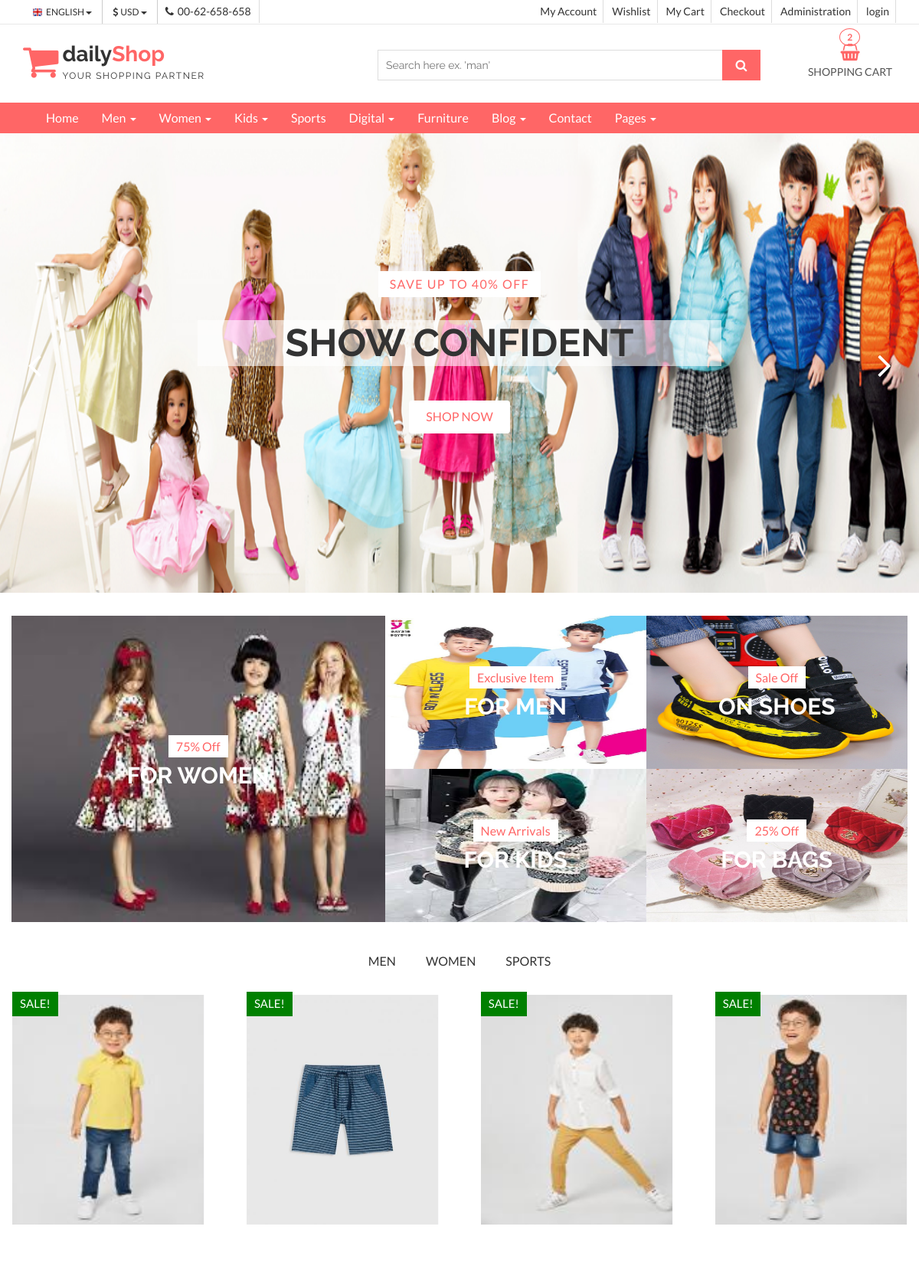
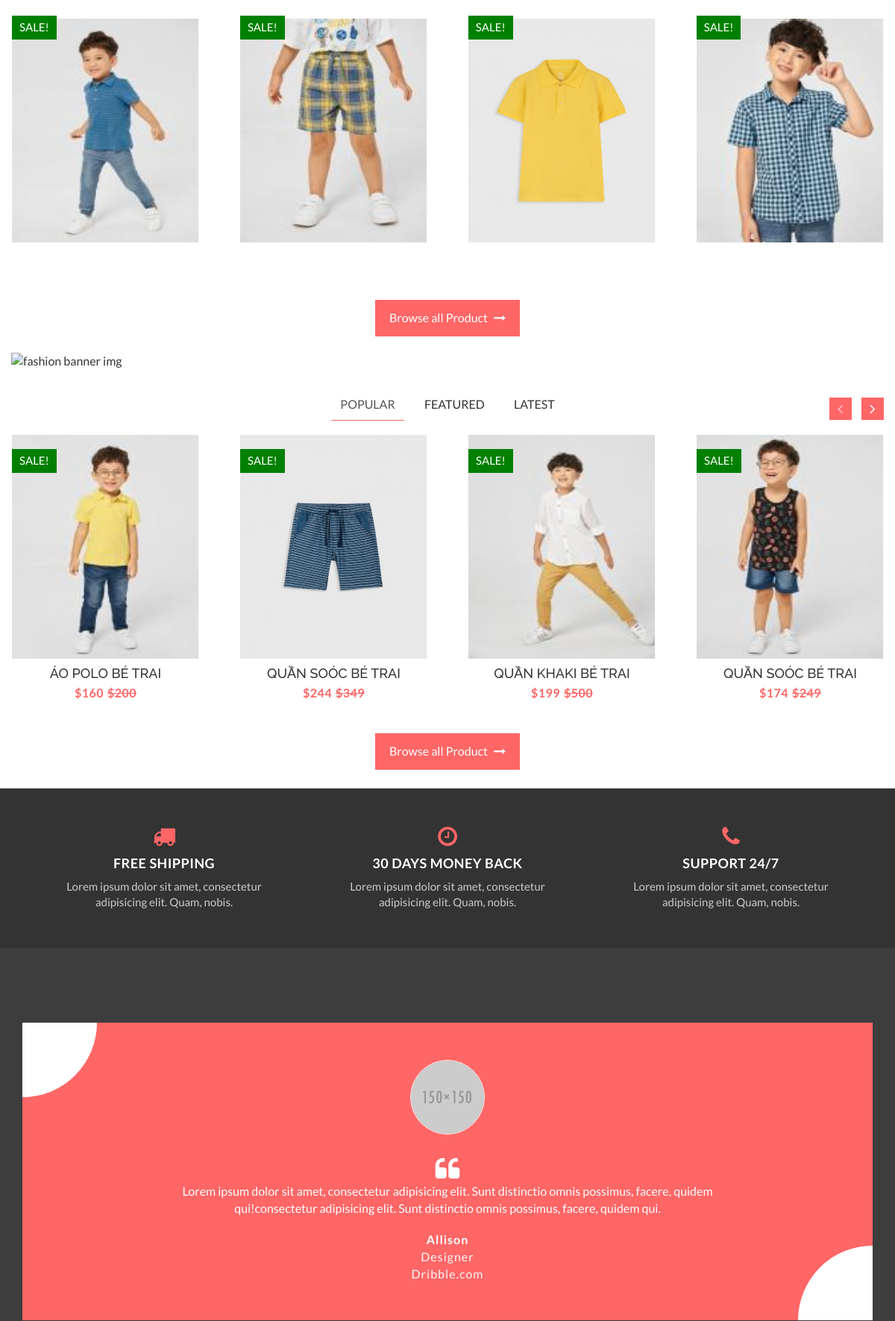
/MarkUps-dailyShop/dailyShop/categories.php?id=1 (upper part), run on the app's committed database (2 pictures, top to bottom).
### tables this page shows
CREATE TABLE `categories` (
  `cate_id` int(11) NOT NULL,
  `cate_name` varchar(225) NOT NULL,
  `cate_image` varchar(255) NOT NULL,
  `description` varchar(200) NOT NULL
);

CREATE TABLE `products` (
  `pro_id` int(11) NOT NULL,
  `cate_id` int(11) NOT NULL,
  `pro_name` varchar(255) NOT NULL,
  `pro_image` varchar(225) NOT NULL,
  `intro` varchar(500) NOT NULL,
  `detail` text NOT NULL,
  `price` float NOT NULL,
  `price_start` float NOT NULL,
  `quantity` int(4) NOT NULL
);

### MarkUps-dailyShop/dailyShop/categories.php (the view, shortened to what this page needs)
<?php
require_once 'connection.php';
$id = $_GET['id'];
$sql = "SELECT * FROM products Where cate_id=$id";
$stmt = $conn->prepare($sql);
$stmt->execute();
$result  = $stmt->fetchAll(PDO::FETCH_ASSOC);
?>
<?php
$sql = "SELECT * FROM categories";
$stmt = $conn->prepare($sql);
$stmt->execute();
$category = $stmt->fetchAll(PDO::FETCH_ASSOC);
?>
<?php include_once "layout/header.php" ?>
  <section id="aa-product">
    <div class="container"  >
      <div class="row">
        <div class="col-md-12">
          <div class="row"id="ad">
            <div class="aa-product-area">
              <div class="aa-product-inner">
                <ul class="nav nav-tabs aa-products-tab">
                <?php foreach ($category as $c) : ?>
                    <li><a href="categories.php?id=<?= $c['cate_id'] ?>#ad"><?= $c['cate_name'] ?></a></li>
                <?php endforeach;  ?>
                <div class="tab-content"  >
                  <div class="tab-pane fade in active" >
                    <ul class="aa-product-catg">
                      <?php foreach ($result as $r) : ?>
                          <li>
                            <figure>
                              <a href="product-detail.php?id=<?= $r['pro_id'] ?>">
                                <div class="aa-product-img" href="#"><img src="../images/<?= $r['pro_image'] ?>" width="250" height="300"></div>
                                <figcaption>
                                  <h4 class="aa-product-title"><a href="#"><?= $r['pro_name'] ?></a></h4>
                                </figcaption>
                              </a>
                            </figure>
                            <span class="aa-badge aa-sale" href="#">SALE!</span>
                          </li>
                      <?php endforeach; ?>
                    </ul>
                    <a class="aa-browse-btn" href="#">Browse all Product <span class="fa fa-long-arrow-right"></span></a>
                  </div>
                </div>
              </div>
            </div>
          </div>
        </div>
      </div>
    </div>
  </section>
  <section id="aa-banner">
    <div class="container">
      <div class="row">
        <div class="col-md-12">
          <div class="row">
            <div class="aa-banner-area">
              <a href="#"><img src="https://encrypted-tbn0.gstatic.com/images?q=tbn%3AANd9GcTdKjU_5Wk-i8eOc_B56dI1ThTlRGI15gk0UQ&usqp=CAU" alt="fashion banner img" width="1170" height="170" ></a>
            </div>
          </div>
        </div>
      </div>
    </div>
  </section>
  <section id="aa-popular-category">
    <div class="container">
      <div class="row">
        <div class="col-md-12">
          <div class="row">
            <div class="aa-popular-category-area">
              <ul class="nav nav-tabs aa-products-tab">
                <li class="active"><a href="#popular" data-toggle="tab">Popular</a></li>
                <li><a href="#featured" data-toggle="tab">Featured</a></li>
                <li><a href="#latest" data-toggle="tab">Latest</a></li>
              </ul>
              <div class="tab-content">
                <div class="tab-pane fade in active" id="popular">
                  <ul class="aa-product-catg aa-popular-slider">
                    <?php foreach ($result as $r) : ?>
                        <li>
                          <figure>
                            <a href="product-detail.php?id=<?= $r['pro_id'] ?>">
                              <div class="aa-product-img" href="#"><img src="../images/<?= $r['pro_image'] ?>" width="250" height="300"></div>
                              <figcaption>
                                <h4 class="aa-product-title"><a href="#"><?= $r['pro_name'] ?></a></h4>
                                <span class="aa-product-price">$<?= $r['price'] ?><del>$<?= $r['price_start'] ?></del></span>
                              </figcaption>
                            </a>
                          </figure>
                          <span class="aa-badge aa-sale" href="#">SALE!</span>
                        </li>
                    <?php endforeach; ?>
                  </ul>
                  <a class="aa-browse-btn" href="#">Browse all Product <span class="fa fa-long-arrow-right"></span></a>
                </div>
              </div>
            </div>
          </div>
        </div>
      </div>
    </div>
  </section>
  <section id="aa-support">
    <div class="container">
      <div class="row">
        <div class="col-md-12">
          <div class="aa-support-area">
            <div class="col-md-4 col-sm-4 col-xs-12">
              <div class="aa-support-single">
                <span class="fa fa-truck"></span>
                <h4>FREE SHIPPING</h4>
                <P>Lorem ipsum dolor sit amet, consectetur adipisicing elit. Quam, nobis.</P>
              </div>
            </div>
            <div class="col-md-4 col-sm-4 col-xs-12">
              <div class="aa-support-single">
                <span class="fa fa-clock-o"></span>
                <h4>30 DAYS MONEY BACK</h4>
                <P>Lorem ipsum dolor sit amet, consectetur adipisicing elit. Quam, nobis.</P>
              </div>
            </div>
            <div class="col-md-4 col-sm-4 col-xs-12">
              <div class="aa-support-single">
                <span class="fa fa-phone"></span>
                <h4>SUPPORT 24/7</h4>
                <P>Lorem ipsum dolor sit amet, consectetur adipisicing elit. Quam, nobis.</P>
              </div>
            </div>
          </div>
        </div>
      </div>
    </div>
  </section>
  <section id="aa-testimonial">
    <div class="container">
      <div class="row">
        <div class="col-md-12">
          <div class="aa-testimonial-area">
            <ul class="aa-testimonial-slider">
              <li>
                <div class="aa-testimonial-single">
                  <img class="aa-testimonial-img" src="img/testimonial-img-2.jpg" alt="testimonial img">
                  <span class="fa fa-quote-left aa-testimonial-quote"></span>
                  <p>Lorem ipsum dolor sit amet, consectetur adipisicing elit. Sunt distinctio omnis possimus, facere, quidem qui!consectetur adipisicing elit. Sunt distinctio omnis possimus, facere, quidem qui.</p>
                  <div class="aa-testimonial-info">
                    <p>Allison</p>
                    <span>Designer</span>
                    <a href="#">Dribble.com</a>
                  </div>
                </div>
              </li>
            </ul>
          </div>
        </div>
      </div>
    </div>
  </section>
  <?php include_once "layout/footer.php" ?>

### MarkUps-dailyShop/dailyShop/css/theme-color/default-theme.css (style rules this page uses)
.aa-browse-btn { background-color: #ff6666; border: 1px solid #ff6666; }
.aa-products-tab li.active a { border-bottom: 1px solid #ff6666 !important; }
.aa-product-catg li .aa-product-price { color: #ff6666; }
#aa-support .aa-support-area .aa-support-single span { color: #ff6666; }
#aa-testimonial .aa-testimonial-area .aa-testimonial-slider li.slick-active { background-color: #ff6666; }

### data on the page
categories: cate_name "MEN"
categories: cate_name "WOMEN"
categories: cate_name "SPORTS"
products: pro_image (picture), pro_name "ÁO POLO BÉ TRAI", price "160", price_start "200"
products: pro_image (picture), pro_name "QUẦN SOÓC BÉ TRAI", price "244", price_start "349"
products: pro_image (picture), pro_name "QUẦN KHAKI BÉ TRAI", price "199", price_start "500"
products: pro_image (picture), pro_name "QUẦN SOÓC BÉ TRAI", price "174", price_start "249"
products: pro_image (picture)
products: pro_image (picture)
products: pro_image (picture)
products: pro_image (picture)

### other printed values
$login "login"
